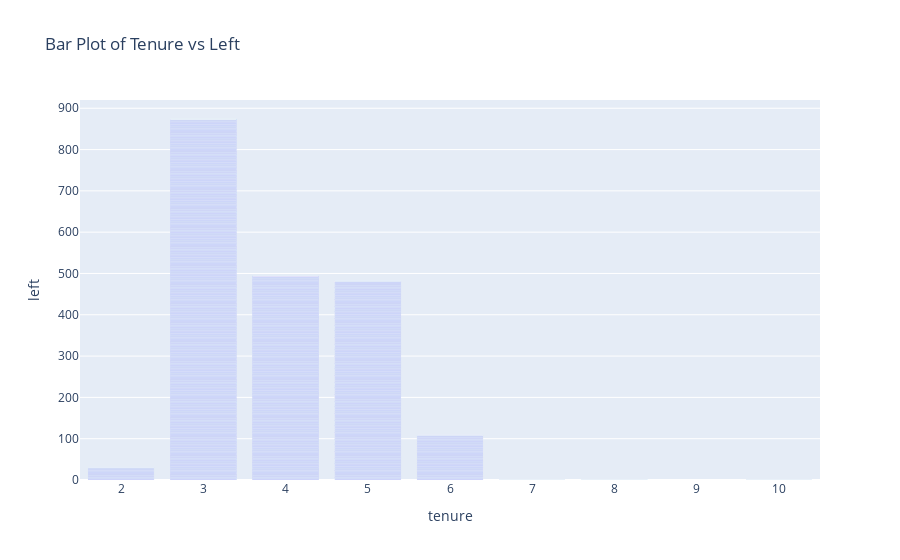

This figure's notebook cell:
### Markdown cell above
sales team ratio is more than managment people

### Code cell
# tenure vs left
fig = px.bar(df, x="tenure", y="left", title="Bar Plot of Tenure vs Left")
fig.show()

### Figure 1 — Plotly figure (JSON) as saved in the notebook; plotly's stock layout.template omitted (floating-point values rounded to 4 significant figures; data arrays with more than 128 entries replaced by an {"elided": "..."} marker saying what was removed)
{"data": [{"alignmentgroup": "True", "hovertemplate": "tenure=%{x}<br>left=%{y}<extra></extra>", "legendgroup": "", "marker": {"color": "#636efa", "pattern": {"shape": ""}}, "name": "", "offsetgroup": "", "orientation": "v", "showlegend": false, "textposition": "auto", "type": "bar", "x": {"elided": "11991 int values"}, "xaxis": "x", "y": {"elided": "11991 int values"}, "yaxis": "y"}], "layout": {"barmode": "relative", "legend": {"tracegroupgap": 0}, "title": {"text": "Bar Plot of Tenure vs Left"}, "xaxis": {"anchor": "y", "domain": [0, 1], "title": {"text": "tenure"}}, "yaxis": {"anchor": "x", "domain": [0, 1], "title": {"text": "left"}}}}
